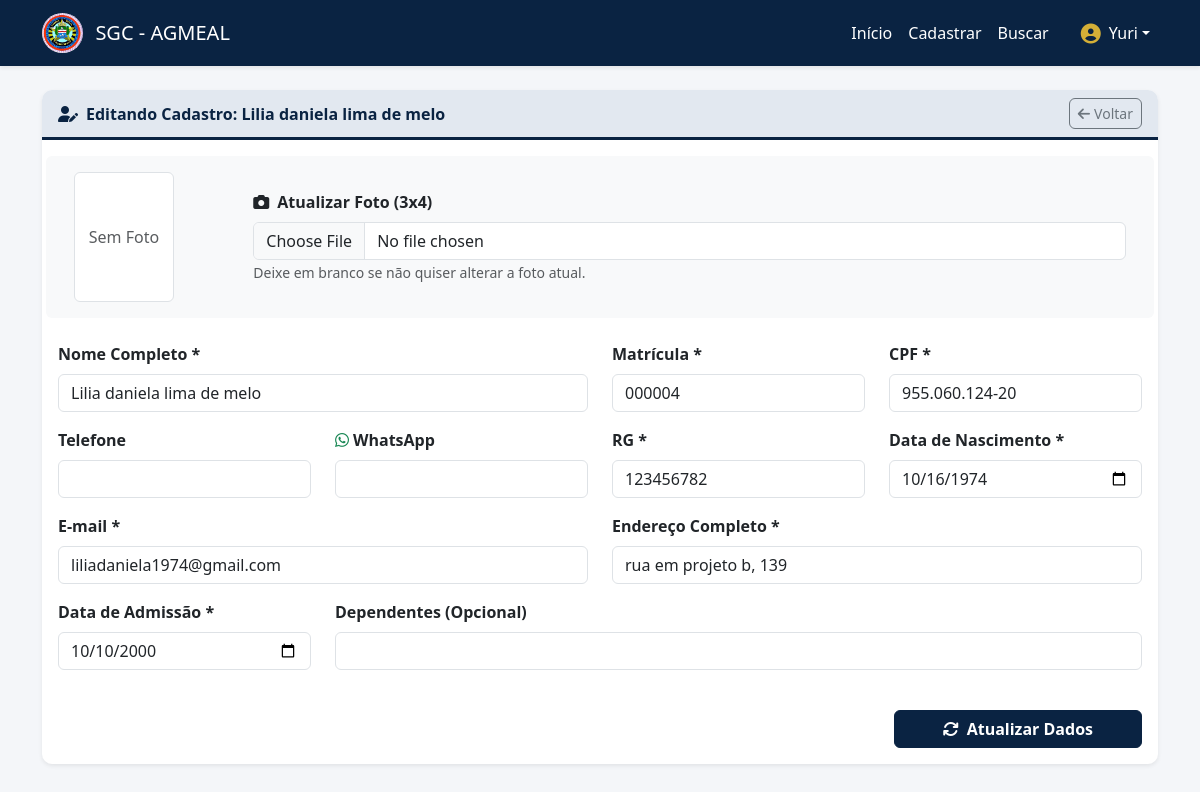
The app's page /editar/3 (signed in) with its own data.
### app/database.py (models this page shows)
class Associado(db.Model):
    __tablename__ = 'associados'
    id = db.Column(db.Integer, primary_key=True)
    nome = db.Column(db.String(100), nullable=False)
    matricula = db.Column(db.String(20), unique=True, nullable=False)
    rg = db.Column(db.String(10), nullable=False) # <--- ALTERADO DE 20 PARA 10
    cpf = db.Column(db.String(14), unique=True, nullable=False)
    telefone = db.Column(db.String(15), nullable=True)
    telefone_whatsapp = db.Column(db.String(15), nullable=True)
    foto_perfil = db.Column(db.String(255), nullable=True)
    endereco = db.Column(db.Text, nullable=False)
    data_nascimento = db.Column(db.Date, nullable=False)
    email = db.Column(db.String(100), nullable=False)
    data_admissao = db.Column(db.Date, nullable=False)
    dependentes = db.Column(db.Text, nullable=True)
    data_criacao = db.Column(db.DateTime, default=datetime.utcnow)

### app/main.py (the view, shortened to what this page needs)
@app.route('/editar/<int:id>', methods=['GET', 'POST'])
@login_required
def editar(id):
    associado = Associado.query.get_or_404(id)
    return render_template('editar.html', username=session.get('username'), associado=associado)

### app/main.py (called while the page is built)
@app.before_request
def verificar_primeiro_acesso():
    if request.endpoint in ['setup', 'static']:
        return
    if Usuario.query.count() == 0:
        return redirect(url_for('setup'))

@app.after_request
def add_header(response):
    response.headers["Cache-Control"] = "no-cache, no-store, must-revalidate"
    response.headers["Pragma"] = "no-cache"
    response.headers["Expires"] = "0"
    return response

def login_required(f):
    @wraps(f)
    def decorated_function(*args, **kwargs):
        if 'usuario_id' not in session:
            flash('Por favor, faça login para acessar o sistema.', 'warning')
            return redirect(url_for('login'))
        return f(*args, **kwargs)
    return decorated_function

### app/templates/editar.html (shortened to what this page needs)
{% extends "base.html" %}
{% block content %}
<div class="card shadow-sm border-0">
    <div class="card-header card-header-agmeal d-flex justify-content-between align-items-center">
        <span><i class="fa-solid fa-user-pen me-2"></i>Editando Cadastro: {{ associado.nome }}</span>
        <a href="/buscar" class="btn btn-sm btn-outline-secondary"><i class="fa-solid fa-arrow-left me-1"></i>Voltar</a>
    </div>
    <div class="card-body">
        <form action="/editar/{{ associado.id }}" method="POST" enctype="multipart/form-data">
            <div class="row mb-4 bg-light p-3 rounded align-items-center">
                <div class="col-md-2 text-center">
                    {% if associado.foto_perfil %}
                        <img src="{{ url_for('static', filename='uploads/fotos/' ~ associado.foto_perfil) }}" class="img-thumbnail" style="width: 100px; height: 130px; object-fit: cover;">
                    {% else %}
                        <div class="border rounded bg-white text-muted d-flex align-items-center justify-content-center" style="width: 100px; height: 130px;">Sem Foto</div>
                    {% endif %}
                </div>
                <div class="col-md-10">
                    <label class="form-label fw-bold"><i class="fa-solid fa-camera me-2"></i>Atualizar Foto (3x4)</label>
                    <input type="file" class="form-control" name="foto_perfil" accept="image/png, image/jpeg">
                    <small class="text-muted">Deixe em branco se não quiser alterar a foto atual.</small>
                </div>
            </div>
            <div class="row">
                <div class="col-md-6 mb-3">
                    <label class="form-label fw-bold">Nome Completo *</label>
                    <input type="text" class="form-control" name="nome" value="{{ associado.nome }}" required>
                </div>
                <div class="col-md-3 mb-3">
                    <label class="form-label fw-bold">Matrícula *</label>
                    <input type="text" class="form-control" name="matricula" value="{{ associado.matricula }}" maxlength="20" required>
                </div>
                <div class="col-md-3 mb-3">
                    <label class="form-label fw-bold">CPF *</label>
                    <input type="text" class="form-control" name="cpf" value="{{ associado.cpf }}" maxlength="14" oninput="mascaraCPF(this)" required>
                </div>
            </div>
            <div class="row">
                <div class="col-md-3 mb-3">
                    <label class="form-label fw-bold">Telefone</label>
                    <input type="text" class="form-control" name="telefone" value="{{ associado.telefone or '' }}" maxlength="15" oninput="mascaraTelefone(this)">
                </div>
                <div class="col-md-3 mb-3">
                    <label class="form-label fw-bold"><i class="fa-brands fa-whatsapp text-success me-1"></i>WhatsApp</label>
                    <input type="text" class="form-control" name="telefone_whatsapp" value="{{ associado.telefone_whatsapp or '' }}" maxlength="15" oninput="mascaraTelefone(this)">
                </div>
                <div class="col-md-3 mb-3">
                    <label class="form-label fw-bold">RG *</label>
                    <input type="text" class="form-control" name="rg" value="{{ associado.rg }}" maxlength="20" required>
                </div>
                <div class="col-md-3 mb-3">
                    <label class="form-label fw-bold">Data de Nascimento *</label>
                    <input type="date" class="form-control" name="data_nascimento" value="{{ associado.data_nascimento.strftime('%Y-%m-%d') }}" required>
                </div>
            </div>
            <div class="row">
                <div class="col-md-6 mb-3">
                    <label class="form-label fw-bold">E-mail *</label>
                    <input type="email" class="form-control" name="email" value="{{ associado.email }}" required>
                </div>
                <div class="col-md-6 mb-3">
                    <label class="form-label fw-bold">Endereço Completo *</label>
                    <input type="text" class="form-control" name="endereco" value="{{ associado.endereco }}" required>
                </div>
            </div>
            <div class="row">
                <div class="col-md-3 mb-3">
                    <label class="form-label fw-bold">Data de Admissão *</label>
                    <input type="date" class="form-control" name="data_admissao" value="{{ associado.data_admissao.strftime('%Y-%m-%d') }}" required>
                </div>
                <div class="col-md-9 mb-3">
                    <label class="form-label fw-bold">Dependentes (Opcional)</label>
                    <input type="text" class="form-control" name="dependentes" value="{{ associado.dependentes or '' }}">
                </div>
            </div>
            <div class="d-grid gap-2 d-md-flex justify-content-md-end mt-4">
                <button type="submit" class="btn btn-primary-agmeal px-5 fw-bold"><i class="fa-solid fa-arrows-rotate me-2"></i>Atualizar Dados</button>
            </div>
        </form>
    </div>
</div>
{% endblock %}

### app/static/css/style.css (style rules this page uses)
:root { --agmeal-azul: #0A2342; --agmeal-azul-claro: #143866; --agmeal-ouro: #D4AF37; --agmeal-ouro-escuro: #B8962F; }
body { background-color: #F4F6F9; font-family: 'Segoe UI', Tahoma, Geneva, Verdana, sans-serif; }
.card { border: none; border-radius: 10px; transition: all 0.3s ease; }
.card-header-agmeal { background-color: #E2E8F0; border-bottom: 3px solid var(--agmeal-azul); color: var(--agmeal-azul); font-weight: bold; border-radius: 10px 10px 0 0 !important; }
.btn { transition: all 0.25s ease-in-out; border-radius: 6px; }
.btn-primary-agmeal { background-color: var(--agmeal-azul); border-color: var(--agmeal-azul); color: white; }

### records on screen
Associado: nome "Lilia daniela lima de melo", matricula "000004", cpf "955.060.124-20", rg "123456782", data_nascimento "10/16/1974", email "liliadaniela1974@gmail.com", endereco "rua em projeto b, 139", data_admissao "10/10/2000"

### other values on screen
{{ username }} "Yuri"
